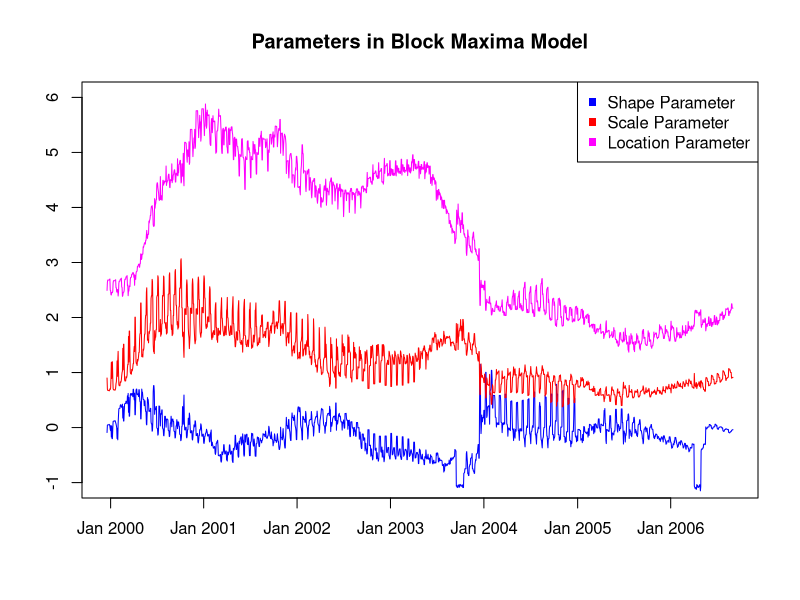

Generate this figure with R:
# Close all plots and clear variables
graphics.off()
rm(list = ls(all = TRUE))

# Load data
k = t(read.table("kappa_bMax_Portf.txt"))
a = t(read.table("alpha_bMax_Portf.txt"))
b = t(read.table("beta_bMax_Portf.txt"))

# Plots of shape, scale and location parameters
plot(k, type = "l", col = "blue", ylim = c(-1, 6), ylab = c(""), xlab = c(""), axes = FALSE)
lines(a, col = "red")
lines(b, col = "magenta")
title("Parameters in Block Maxima Model")
box()
axis(1, c(261, 521, 782, 1043, 1304, 1566, 1826) - 250, c("Jan 2000", "Jan 2001", 
    "Jan 2002", "Jan 2003", "Jan 2004", "Jan 2005", "Jan 2006"))
axis(2)

legend("topright", c("Shape Parameter", "Scale Parameter", "Location Parameter"), 
    pch = c(15, 15, 15), col = c("blue", "red", "magenta")) 